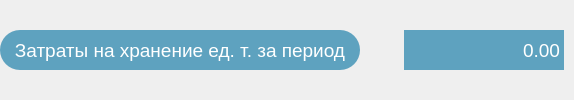
               <widget class="QWidget" name="widget_12" native="true">
                <property name="sizePolicy">
                 <sizepolicy hsizetype="Preferred" vsizetype="Minimum">
                  <horstretch>0</horstretch>
                  <verstretch>0</verstretch>
                 </sizepolicy>
                </property>
                <layout class="QHBoxLayout" name="horizontalLayout_10">
                 <property name="leftMargin">
                  <number>0</number>
                 </property>
                 <property name="topMargin">
                  <number>0</number>
                 </property>
                 <property name="rightMargin">
                  <number>10</number>
                 </property>
                 <property name="bottomMargin">
                  <number>0</number>
                 </property>
                 <item>
                  <widget class="QLabel" name="label_5">
                   <property name="sizePolicy">
                    <sizepolicy hsizetype="Preferred" vsizetype="Fixed">
                     <horstretch>0</horstretch>
                     <verstretch>0</verstretch>
                    </sizepolicy>
                   </property>
                   <property name="minimumSize">
                    <size>
                     <width>360</width>
                     <height>40</height>
                    </size>
                   </property>
                   <property name="font">
                    <font>
                     <family>Arial</family>
                     <pointsize>14</pointsize>
                     <italic>false</italic>
                    </font>
                   </property>
                   <property name="styleSheet">
                    <string notr="true">QLabel {
     border: none;
	height: 40px;
     border-radius: 20px;
	background-color: #5EA2BF;
	color: white;
 }</string>
                   </property>
                   <property name="text">
                    <string>Затраты на хранение ед. т. за период</string>
                   </property>
                   <property name="alignment">
                    <set>Qt::AlignCenter</set>
                   </property>
                   <property name="margin">
                    <number>0</number>
                   </property>
                  </widget>
                 </item>
                 <item>
                  <widget class="QPushButton" name="info_5">
                   <property name="enabled">
                    <bool>true</bool>
                   </property>
                   <property name="sizePolicy">
                    <sizepolicy hsizetype="Fixed" vsizetype="Fixed">
                     <horstretch>0</horstretch>
                     <verstretch>0</verstretch>
                    </sizepolicy>
                   </property>
                   <property name="minimumSize">
                    <size>
                     <width>32</width>
                     <height>32</height>
                    </size>
                   </property>
                   <property name="maximumSize">
                    <size>
                     <width>32</width>
                     <height>32</height>
                    </size>
                   </property>
                   <property name="autoFillBackground">
                    <bool>false</bool>
                   </property>
                   <property name="styleSheet">
                    <string notr="true"> QPushButton {
     border: none;
	background-color: none;
 }</string>
                   </property>
                   <property name="text">
                    <string/>
                   </property>
                   <property name="icon">
                    <iconset resource="resources.qrc">
                     <normaloff>:/resources/info.svg</normaloff>:/resources/info.svg</iconset>
                   </property>
                   <property name="iconSize">
                    <size>
                     <width>32</width>
                     <height>32</height>
                    </size>
                   </property>
                  </widget>
                 </item>
                 <item>
                  <widget class="QDoubleSpinBox" name="doubleSpinBox_5">
                   <property name="sizePolicy">
                    <sizepolicy hsizetype="Fixed" vsizetype="Fixed">
                     <horstretch>0</horstretch>
                     <verstretch>0</verstretch>
                    </sizepolicy>
                   </property>
                   <property name="minimumSize">
                    <size>
                     <width>160</width>
                     <height>40</height>
                    </size>
                   </property>
                   <property name="font">
                    <font>
                     <family>Arial</family>
                     <pointsize>14</pointsize>
                    </font>
                   </property>
                   <property name="focusPolicy">
                    <enum>Qt::ClickFocus</enum>
                   </property>
                   <property name="styleSheet">
                    <string notr="true">QDoubleSpinBox
{
     border: none;
	background-color: #5EA2BF;
	color: white;
}


QDoubleSpinBox:focused
{
    border-width: 2px;
    border-style: solid;
    border-color: red;
}</string>
                   </property>
                   <property name="wrapping">
                    <bool>false</bool>
                   </property>
                   <property name="frame">
                    <bool>false</bool>
                   </property>
                   <property name="alignment">
                    <set>Qt::AlignRight|Qt::AlignTrailing|Qt::AlignVCenter</set>
                   </property>
                   <property name="buttonSymbols">
                    <enum>QAbstractSpinBox::NoButtons</enum>
                   </property>
                   <property name="accelerated">
                    <bool>true</bool>
                   </property>
                   <property name="showGroupSeparator" stdset="0">
                    <bool>true</bool>
                   </property>
                   <property name="maximum">
                    <double>1000000.000000000000000</double>
                   </property>
                  </widget>
                 </item>
                </layout>
               </widget>
